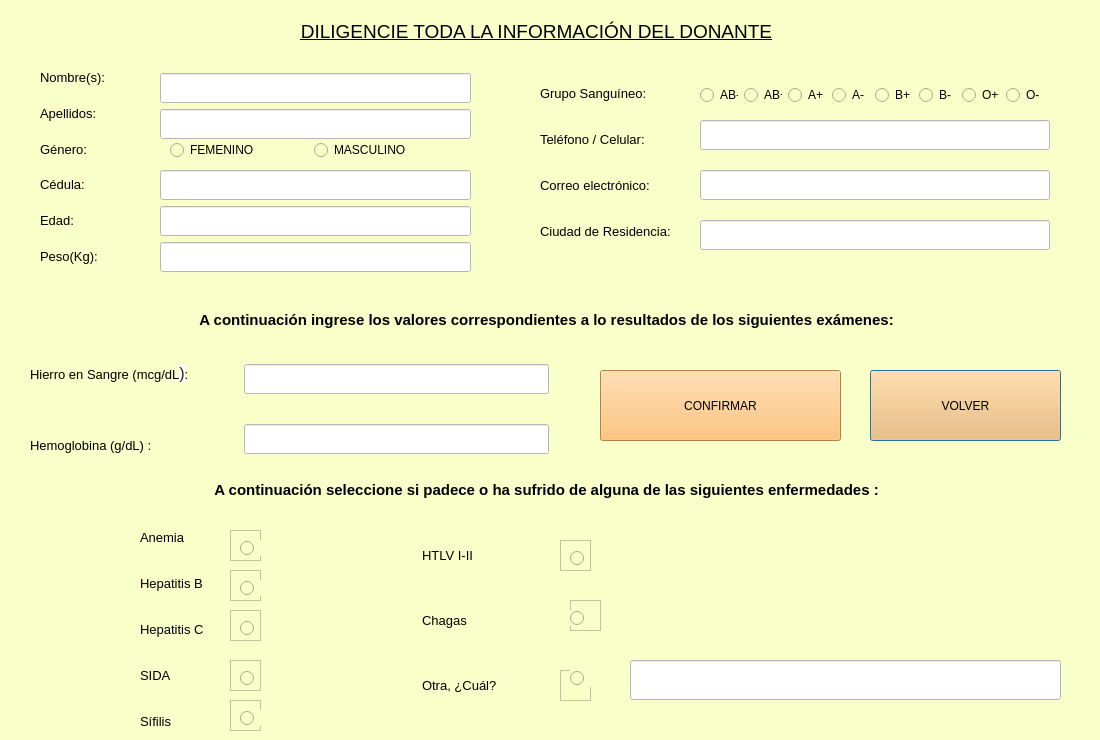
<?xml version="1.0" encoding="UTF-8"?>
<ui version="4.0">
 <class>Dialog</class>
 <widget class="QDialog" name="Dialog">
  <property name="geometry">
   <rect>
    <x>0</x>
    <y>0</y>
    <width>1100</width>
    <height>740</height>
   </rect>
  </property>
  <property name="minimumSize">
   <size>
    <width>1100</width>
    <height>740</height>
   </size>
  </property>
  <property name="maximumSize">
   <size>
    <width>1100</width>
    <height>740</height>
   </size>
  </property>
  <property name="windowTitle">
   <string>Dialog</string>
  </property>
  <property name="styleSheet">
   <string notr="true">background-color: rgb(248, 255, 201);</string>
  </property>
  <widget class="QLabel" name="label_22">
   <property name="geometry">
    <rect>
     <x>-10</x>
     <y>20</y>
     <width>1093</width>
     <height>23</height>
    </rect>
   </property>
   <property name="maximumSize">
    <size>
     <width>16777215</width>
     <height>50</height>
    </size>
   </property>
   <property name="text">
    <string>&lt;html&gt;&lt;head/&gt;&lt;body&gt;&lt;p align=&quot;center&quot;&gt;&lt;span style=&quot; font-size:14pt; text-decoration: underline;&quot;&gt;DILIGENCIE TODA LA INFORMACIÓN DEL DONANTE&lt;/span&gt;&lt;/p&gt;&lt;/body&gt;&lt;/html&gt;</string>
   </property>
  </widget>
  <widget class="QLabel" name="label_27">
   <property name="geometry">
    <rect>
     <x>40</x>
     <y>94</y>
     <width>200</width>
     <height>40</height>
    </rect>
   </property>
   <property name="minimumSize">
    <size>
     <width>200</width>
     <height>40</height>
    </size>
   </property>
   <property name="text">
    <string>&lt;html&gt;&lt;head/&gt;&lt;body&gt;&lt;p&gt;&lt;span style=&quot; font-size:10pt;&quot;&gt;Apellidos:&lt;/span&gt;&lt;/p&gt;&lt;/body&gt;&lt;/html&gt;</string>
   </property>
  </widget>
  <widget class="QLabel" name="label_3">
   <property name="geometry">
    <rect>
     <x>40</x>
     <y>201</y>
     <width>200</width>
     <height>40</height>
    </rect>
   </property>
   <property name="minimumSize">
    <size>
     <width>200</width>
     <height>40</height>
    </size>
   </property>
   <property name="text">
    <string>&lt;html&gt;&lt;head/&gt;&lt;body&gt;&lt;p&gt;&lt;span style=&quot; font-size:10pt;&quot;&gt;Edad:&lt;/span&gt;&lt;/p&gt;&lt;/body&gt;&lt;/html&gt;</string>
   </property>
  </widget>
  <widget class="QLabel" name="label">
   <property name="geometry">
    <rect>
     <x>40</x>
     <y>165</y>
     <width>200</width>
     <height>40</height>
    </rect>
   </property>
   <property name="minimumSize">
    <size>
     <width>200</width>
     <height>40</height>
    </size>
   </property>
   <property name="text">
    <string>&lt;html&gt;&lt;head/&gt;&lt;body&gt;&lt;p&gt;&lt;span style=&quot; font-size:10pt;&quot;&gt;Cédula:&lt;/span&gt;&lt;/p&gt;&lt;/body&gt;&lt;/html&gt;</string>
   </property>
  </widget>
  <widget class="QLabel" name="label_2">
   <property name="geometry">
    <rect>
     <x>40</x>
     <y>58</y>
     <width>200</width>
     <height>40</height>
    </rect>
   </property>
   <property name="minimumSize">
    <size>
     <width>200</width>
     <height>40</height>
    </size>
   </property>
   <property name="text">
    <string>&lt;html&gt;&lt;head/&gt;&lt;body&gt;&lt;p&gt;&lt;span style=&quot; font-size:10pt;&quot;&gt;Nombre(s):&lt;/span&gt;&lt;/p&gt;&lt;/body&gt;&lt;/html&gt;</string>
   </property>
  </widget>
  <widget class="QLabel" name="label_8">
   <property name="geometry">
    <rect>
     <x>40</x>
     <y>237</y>
     <width>200</width>
     <height>40</height>
    </rect>
   </property>
   <property name="minimumSize">
    <size>
     <width>200</width>
     <height>40</height>
    </size>
   </property>
   <property name="text">
    <string>&lt;html&gt;&lt;head/&gt;&lt;body&gt;&lt;p&gt;&lt;span style=&quot; font-size:10pt;&quot;&gt;Peso(Kg):&lt;/span&gt;&lt;/p&gt;&lt;/body&gt;&lt;/html&gt;</string>
   </property>
  </widget>
  <widget class="QLabel" name="label_6">
   <property name="geometry">
    <rect>
     <x>40</x>
     <y>130</y>
     <width>200</width>
     <height>40</height>
    </rect>
   </property>
   <property name="minimumSize">
    <size>
     <width>200</width>
     <height>40</height>
    </size>
   </property>
   <property name="text">
    <string>&lt;html&gt;&lt;head/&gt;&lt;body&gt;&lt;p&gt;&lt;span style=&quot; font-size:10pt;&quot;&gt;Género:&lt;/span&gt;&lt;/p&gt;&lt;/body&gt;&lt;/html&gt;</string>
   </property>
  </widget>
  <widget class="QLineEdit" name="lineEdit_Peso">
   <property name="geometry">
    <rect>
     <x>160</x>
     <y>242</y>
     <width>311</width>
     <height>30</height>
    </rect>
   </property>
   <property name="minimumSize">
    <size>
     <width>0</width>
     <height>30</height>
    </size>
   </property>
   <property name="styleSheet">
    <string notr="true">background-color: rgb(255, 255, 255);</string>
   </property>
  </widget>
  <widget class="QLineEdit" name="lineEdit_Apellidos">
   <property name="geometry">
    <rect>
     <x>160</x>
     <y>109</y>
     <width>311</width>
     <height>30</height>
    </rect>
   </property>
   <property name="minimumSize">
    <size>
     <width>270</width>
     <height>30</height>
    </size>
   </property>
   <property name="styleSheet">
    <string notr="true">background-color: rgb(255, 255, 255);</string>
   </property>
  </widget>
  <widget class="QLineEdit" name="lineEdit_Nombres">
   <property name="geometry">
    <rect>
     <x>160</x>
     <y>73</y>
     <width>311</width>
     <height>30</height>
    </rect>
   </property>
   <property name="minimumSize">
    <size>
     <width>0</width>
     <height>30</height>
    </size>
   </property>
   <property name="styleSheet">
    <string notr="true">background-color: rgb(255, 255, 255);</string>
   </property>
  </widget>
  <widget class="QLineEdit" name="lineEdit_Edad">
   <property name="geometry">
    <rect>
     <x>160</x>
     <y>206</y>
     <width>311</width>
     <height>30</height>
    </rect>
   </property>
   <property name="minimumSize">
    <size>
     <width>0</width>
     <height>30</height>
    </size>
   </property>
   <property name="styleSheet">
    <string notr="true">background-color: rgb(255, 255, 255);</string>
   </property>
  </widget>
  <widget class="QLineEdit" name="lineEdit_Cedula">
   <property name="geometry">
    <rect>
     <x>160</x>
     <y>170</y>
     <width>311</width>
     <height>30</height>
    </rect>
   </property>
   <property name="minimumSize">
    <size>
     <width>0</width>
     <height>30</height>
    </size>
   </property>
   <property name="styleSheet">
    <string notr="true">background-color: rgb(255, 255, 255);</string>
   </property>
  </widget>
  <widget class="QLabel" name="label_7">
   <property name="geometry">
    <rect>
     <x>540</x>
     <y>212</y>
     <width>206</width>
     <height>40</height>
    </rect>
   </property>
   <property name="minimumSize">
    <size>
     <width>100</width>
     <height>40</height>
    </size>
   </property>
   <property name="text">
    <string>&lt;html&gt;&lt;head/&gt;&lt;body&gt;&lt;p&gt;&lt;span style=&quot; font-size:10pt;&quot;&gt;Ciudad de Residencia:&lt;/span&gt;&lt;/p&gt;&lt;/body&gt;&lt;/html&gt;</string>
   </property>
  </widget>
  <widget class="QLabel" name="label_5">
   <property name="geometry">
    <rect>
     <x>540</x>
     <y>166</y>
     <width>206</width>
     <height>40</height>
    </rect>
   </property>
   <property name="minimumSize">
    <size>
     <width>100</width>
     <height>40</height>
    </size>
   </property>
   <property name="text">
    <string>&lt;html&gt;&lt;head/&gt;&lt;body&gt;&lt;p&gt;&lt;span style=&quot; font-size:10pt;&quot;&gt;Correo electrónico:&lt;/span&gt;&lt;/p&gt;&lt;/body&gt;&lt;/html&gt;</string>
   </property>
  </widget>
  <widget class="QLabel" name="label_9">
   <property name="geometry">
    <rect>
     <x>540</x>
     <y>74</y>
     <width>206</width>
     <height>40</height>
    </rect>
   </property>
   <property name="minimumSize">
    <size>
     <width>100</width>
     <height>40</height>
    </size>
   </property>
   <property name="text">
    <string>&lt;html&gt;&lt;head/&gt;&lt;body&gt;&lt;p&gt;&lt;span style=&quot; font-size:10pt;&quot;&gt;Grupo Sanguíneo:&lt;/span&gt;&lt;/p&gt;&lt;/body&gt;&lt;/html&gt;</string>
   </property>
  </widget>
  <widget class="QLabel" name="label_4">
   <property name="geometry">
    <rect>
     <x>540</x>
     <y>120</y>
     <width>206</width>
     <height>40</height>
    </rect>
   </property>
   <property name="minimumSize">
    <size>
     <width>100</width>
     <height>40</height>
    </size>
   </property>
   <property name="text">
    <string>&lt;html&gt;&lt;head/&gt;&lt;body&gt;&lt;p&gt;&lt;span style=&quot; font-size:10pt;&quot;&gt;Teléfono / Celular:&lt;/span&gt;&lt;/p&gt;&lt;/body&gt;&lt;/html&gt;</string>
   </property>
  </widget>
  <widget class="QWidget" name="horizontalLayoutWidget">
   <property name="geometry">
    <rect>
     <x>700</x>
     <y>80</y>
     <width>344</width>
     <height>31</height>
    </rect>
   </property>
   <layout class="QHBoxLayout" name="horizontalLayout">
    <item>
     <widget class="QRadioButton" name="radioButton_ABNeg">
      <property name="text">
       <string>AB-</string>
      </property>
     </widget>
    </item>
    <item>
     <widget class="QRadioButton" name="radioButton_ABPos">
      <property name="text">
       <string>AB+</string>
      </property>
     </widget>
    </item>
    <item>
     <widget class="QRadioButton" name="radioButton_APos">
      <property name="text">
       <string>A+</string>
      </property>
     </widget>
    </item>
    <item>
     <widget class="QRadioButton" name="radioButton_ANeg">
      <property name="text">
       <string>A-</string>
      </property>
     </widget>
    </item>
    <item>
     <widget class="QRadioButton" name="radioButton_BPos">
      <property name="text">
       <string>B+</string>
      </property>
     </widget>
    </item>
    <item>
     <widget class="QRadioButton" name="radioButton_BNeg">
      <property name="text">
       <string>B-</string>
      </property>
     </widget>
    </item>
    <item>
     <widget class="QRadioButton" name="radioButton_OPos">
      <property name="text">
       <string>O+</string>
      </property>
     </widget>
    </item>
    <item>
     <widget class="QRadioButton" name="radioButton_ONeg">
      <property name="text">
       <string>O-</string>
      </property>
     </widget>
    </item>
   </layout>
  </widget>
  <widget class="QLineEdit" name="lineEdit_Ciudad">
   <property name="geometry">
    <rect>
     <x>700</x>
     <y>220</y>
     <width>350</width>
     <height>30</height>
    </rect>
   </property>
   <property name="minimumSize">
    <size>
     <width>0</width>
     <height>30</height>
    </size>
   </property>
   <property name="styleSheet">
    <string notr="true">background-color: rgb(255, 255, 255);</string>
   </property>
  </widget>
  <widget class="QLineEdit" name="lineEdit_Tel">
   <property name="geometry">
    <rect>
     <x>700</x>
     <y>120</y>
     <width>350</width>
     <height>30</height>
    </rect>
   </property>
   <property name="minimumSize">
    <size>
     <width>0</width>
     <height>30</height>
    </size>
   </property>
   <property name="styleSheet">
    <string notr="true">background-color: rgb(255, 255, 255);</string>
   </property>
  </widget>
  <widget class="QLineEdit" name="lineEdit_Correo">
   <property name="geometry">
    <rect>
     <x>700</x>
     <y>170</y>
     <width>350</width>
     <height>30</height>
    </rect>
   </property>
   <property name="minimumSize">
    <size>
     <width>0</width>
     <height>30</height>
    </size>
   </property>
   <property name="styleSheet">
    <string notr="true">background-color: rgb(255, 255, 255);</string>
   </property>
  </widget>
  <widget class="QLabel" name="label_10">
   <property name="geometry">
    <rect>
     <x>0</x>
     <y>290</y>
     <width>1093</width>
     <height>60</height>
    </rect>
   </property>
   <property name="minimumSize">
    <size>
     <width>500</width>
     <height>40</height>
    </size>
   </property>
   <property name="maximumSize">
    <size>
     <width>16777215</width>
     <height>60</height>
    </size>
   </property>
   <property name="text">
    <string>&lt;html&gt;&lt;head/&gt;&lt;body&gt;&lt;p align=&quot;center&quot;&gt;&lt;span style=&quot; font-size:11pt; font-weight:600;&quot;&gt;A continuación ingrese los valores correspondientes a lo resultados de los siguientes exámenes:&lt;/span&gt;&lt;/p&gt;&lt;/body&gt;&lt;/html&gt;</string>
   </property>
  </widget>
  <widget class="QLineEdit" name="lineEdit_Hemoglob">
   <property name="geometry">
    <rect>
     <x>244</x>
     <y>424</y>
     <width>305</width>
     <height>30</height>
    </rect>
   </property>
   <property name="minimumSize">
    <size>
     <width>0</width>
     <height>30</height>
    </size>
   </property>
   <property name="styleSheet">
    <string notr="true">background-color: rgb(255, 255, 255);</string>
   </property>
  </widget>
  <widget class="QLabel" name="label_13">
   <property name="geometry">
    <rect>
     <x>30</x>
     <y>413</y>
     <width>200</width>
     <height>66</height>
    </rect>
   </property>
   <property name="minimumSize">
    <size>
     <width>200</width>
     <height>40</height>
    </size>
   </property>
   <property name="text">
    <string>&lt;html&gt;&lt;head/&gt;&lt;body&gt;&lt;p&gt;&lt;span style=&quot; font-size:10pt;&quot;&gt;Hemoglobina (g/dL) : &lt;/span&gt;&lt;/p&gt;&lt;/body&gt;&lt;/html&gt;</string>
   </property>
  </widget>
  <widget class="QLineEdit" name="lineEdit_HierroS">
   <property name="geometry">
    <rect>
     <x>244</x>
     <y>364</y>
     <width>305</width>
     <height>30</height>
    </rect>
   </property>
   <property name="minimumSize">
    <size>
     <width>0</width>
     <height>30</height>
    </size>
   </property>
   <property name="styleSheet">
    <string notr="true">background-color: rgb(255, 255, 255);</string>
   </property>
  </widget>
  <widget class="QLabel" name="label_11">
   <property name="geometry">
    <rect>
     <x>30</x>
     <y>340</y>
     <width>200</width>
     <height>67</height>
    </rect>
   </property>
   <property name="minimumSize">
    <size>
     <width>200</width>
     <height>40</height>
    </size>
   </property>
   <property name="text">
    <string>&lt;html&gt;&lt;head/&gt;&lt;body&gt;&lt;p&gt;&lt;span style=&quot; font-size:10pt;&quot;&gt;Hierro en Sangre (mcg/dL&lt;/span&gt;&lt;span style=&quot; font-family:'arial,sans-serif'; font-size:16px; color:#202124; background-color:#ffffff;&quot;&gt;)&lt;/span&gt;&lt;span style=&quot; font-size:10pt;&quot;&gt;: &lt;/span&gt;&lt;/p&gt;&lt;/body&gt;&lt;/html&gt;</string>
   </property>
  </widget>
  <widget class="QPushButton" name="Boton_Volver">
   <property name="geometry">
    <rect>
     <x>870</x>
     <y>370</y>
     <width>191</width>
     <height>71</height>
    </rect>
   </property>
   <property name="styleSheet">
    <string notr="true">background-color: rgb(255, 181, 90);</string>
   </property>
   <property name="text">
    <string>VOLVER</string>
   </property>
  </widget>
  <widget class="QPushButton" name="Boton_Confirmar">
   <property name="geometry">
    <rect>
     <x>600</x>
     <y>370</y>
     <width>241</width>
     <height>71</height>
    </rect>
   </property>
   <property name="styleSheet">
    <string notr="true">background-color: rgb(255, 181, 90);</string>
   </property>
   <property name="text">
    <string>CONFIRMAR</string>
   </property>
  </widget>
  <widget class="QLabel" name="label_15">
   <property name="geometry">
    <rect>
     <x>140</x>
     <y>702</y>
     <width>200</width>
     <height>40</height>
    </rect>
   </property>
   <property name="minimumSize">
    <size>
     <width>200</width>
     <height>40</height>
    </size>
   </property>
   <property name="text">
    <string>&lt;html&gt;&lt;head/&gt;&lt;body&gt;&lt;p&gt;&lt;span style=&quot; font-size:10pt;&quot;&gt;Sífilis&lt;/span&gt;&lt;/p&gt;&lt;/body&gt;&lt;/html&gt;</string>
   </property>
  </widget>
  <widget class="QLabel" name="label_16">
   <property name="geometry">
    <rect>
     <x>140</x>
     <y>564</y>
     <width>200</width>
     <height>40</height>
    </rect>
   </property>
   <property name="minimumSize">
    <size>
     <width>200</width>
     <height>40</height>
    </size>
   </property>
   <property name="text">
    <string>&lt;html&gt;&lt;head/&gt;&lt;body&gt;&lt;p&gt;&lt;span style=&quot; font-size:10pt;&quot;&gt;Hepatitis B&lt;/span&gt;&lt;/p&gt;&lt;/body&gt;&lt;/html&gt;</string>
   </property>
  </widget>
  <widget class="QLabel" name="label_18">
   <property name="geometry">
    <rect>
     <x>140</x>
     <y>656</y>
     <width>200</width>
     <height>40</height>
    </rect>
   </property>
   <property name="minimumSize">
    <size>
     <width>200</width>
     <height>40</height>
    </size>
   </property>
   <property name="text">
    <string>&lt;html&gt;&lt;head/&gt;&lt;body&gt;&lt;p&gt;&lt;span style=&quot; font-size:10pt;&quot;&gt;SIDA&lt;/span&gt;&lt;/p&gt;&lt;/body&gt;&lt;/html&gt;</string>
   </property>
  </widget>
  <widget class="QLabel" name="label_12">
   <property name="geometry">
    <rect>
     <x>140</x>
     <y>518</y>
     <width>200</width>
     <height>40</height>
    </rect>
   </property>
   <property name="minimumSize">
    <size>
     <width>200</width>
     <height>40</height>
    </size>
   </property>
   <property name="text">
    <string>&lt;html&gt;&lt;head/&gt;&lt;body&gt;&lt;p&gt;&lt;span style=&quot; font-size:10pt;&quot;&gt;Anemia&lt;/span&gt;&lt;/p&gt;&lt;/body&gt;&lt;/html&gt;</string>
   </property>
  </widget>
  <widget class="QLabel" name="label_17">
   <property name="geometry">
    <rect>
     <x>140</x>
     <y>610</y>
     <width>200</width>
     <height>40</height>
    </rect>
   </property>
   <property name="minimumSize">
    <size>
     <width>200</width>
     <height>40</height>
    </size>
   </property>
   <property name="text">
    <string>&lt;html&gt;&lt;head/&gt;&lt;body&gt;&lt;p&gt;&lt;span style=&quot; font-size:10pt;&quot;&gt;Hepatitis C&lt;/span&gt;&lt;/p&gt;&lt;/body&gt;&lt;/html&gt;</string>
   </property>
  </widget>
  <widget class="QLabel" name="label_14">
   <property name="geometry">
    <rect>
     <x>0</x>
     <y>470</y>
     <width>1093</width>
     <height>41</height>
    </rect>
   </property>
   <property name="minimumSize">
    <size>
     <width>500</width>
     <height>40</height>
    </size>
   </property>
   <property name="maximumSize">
    <size>
     <width>16777215</width>
     <height>60</height>
    </size>
   </property>
   <property name="text">
    <string>&lt;html&gt;&lt;head/&gt;&lt;body&gt;&lt;p align=&quot;center&quot;&gt;&lt;span style=&quot; font-size:11pt; font-weight:600;&quot;&gt;A continuación seleccione si padece o ha sufrido de alguna de las siguientes enfermedades :&lt;/span&gt;&lt;/p&gt;&lt;/body&gt;&lt;/html&gt;</string>
   </property>
  </widget>
  <widget class="QLineEdit" name="lineEdit_Otras_Enf">
   <property name="geometry">
    <rect>
     <x>630</x>
     <y>660</y>
     <width>431</width>
     <height>40</height>
    </rect>
   </property>
   <property name="minimumSize">
    <size>
     <width>0</width>
     <height>40</height>
    </size>
   </property>
   <property name="styleSheet">
    <string notr="true">background-color: rgb(255, 255, 255);</string>
   </property>
  </widget>
  <widget class="QLabel" name="label_20">
   <property name="geometry">
    <rect>
     <x>422</x>
     <y>591</y>
     <width>200</width>
     <height>59</height>
    </rect>
   </property>
   <property name="minimumSize">
    <size>
     <width>200</width>
     <height>40</height>
    </size>
   </property>
   <property name="text">
    <string>&lt;html&gt;&lt;head/&gt;&lt;body&gt;&lt;p&gt;&lt;span style=&quot; font-size:10pt;&quot;&gt;Chagas&lt;/span&gt;&lt;/p&gt;&lt;/body&gt;&lt;/html&gt;</string>
   </property>
  </widget>
  <widget class="QLabel" name="label_19">
   <property name="geometry">
    <rect>
     <x>422</x>
     <y>526</y>
     <width>200</width>
     <height>59</height>
    </rect>
   </property>
   <property name="minimumSize">
    <size>
     <width>200</width>
     <height>40</height>
    </size>
   </property>
   <property name="text">
    <string>&lt;html&gt;&lt;head/&gt;&lt;body&gt;&lt;p&gt;&lt;span style=&quot; font-size:10pt;&quot;&gt;HTLV I-II&lt;/span&gt;&lt;/p&gt;&lt;/body&gt;&lt;/html&gt;</string>
   </property>
  </widget>
  <widget class="QLabel" name="label_21">
   <property name="geometry">
    <rect>
     <x>422</x>
     <y>656</y>
     <width>200</width>
     <height>59</height>
    </rect>
   </property>
   <property name="minimumSize">
    <size>
     <width>200</width>
     <height>40</height>
    </size>
   </property>
   <property name="text">
    <string>&lt;html&gt;&lt;head/&gt;&lt;body&gt;&lt;p&gt;&lt;span style=&quot; font-size:10pt;&quot;&gt;Otra, ¿Cuál?&lt;/span&gt;&lt;/p&gt;&lt;/body&gt;&lt;/html&gt;</string>
   </property>
  </widget>
  <widget class="QWidget" name="horizontalLayoutWidget_2">
   <property name="geometry">
    <rect>
     <x>170</x>
     <y>140</y>
     <width>281</width>
     <height>21</height>
    </rect>
   </property>
   <layout class="QHBoxLayout" name="horizontalLayout_2">
    <item>
     <widget class="QRadioButton" name="radioButton_Femenino">
      <property name="text">
       <string>FEMENINO</string>
      </property>
     </widget>
    </item>
    <item>
     <widget class="QRadioButton" name="radioButton_Masculino">
      <property name="text">
       <string>MASCULINO</string>
      </property>
     </widget>
    </item>
   </layout>
  </widget>
  <widget class="QFrame" name="frame">
   <property name="geometry">
    <rect>
     <x>230</x>
     <y>530</y>
     <width>31</width>
     <height>31</height>
    </rect>
   </property>
   <property name="frameShape">
    <enum>QFrame::StyledPanel</enum>
   </property>
   <property name="frameShadow">
    <enum>QFrame::Raised</enum>
   </property>
   <widget class="QRadioButton" name="radioButton_Anemia">
    <property name="geometry">
     <rect>
      <x>10</x>
      <y>10</y>
      <width>21</width>
      <height>16</height>
     </rect>
    </property>
    <property name="text">
     <string/>
    </property>
   </widget>
  </widget>
  <widget class="QFrame" name="frame_2">
   <property name="geometry">
    <rect>
     <x>230</x>
     <y>570</y>
     <width>31</width>
     <height>31</height>
    </rect>
   </property>
   <property name="frameShape">
    <enum>QFrame::StyledPanel</enum>
   </property>
   <property name="frameShadow">
    <enum>QFrame::Raised</enum>
   </property>
   <widget class="QRadioButton" name="radioButton_Hepat_B">
    <property name="geometry">
     <rect>
      <x>10</x>
      <y>10</y>
      <width>21</width>
      <height>16</height>
     </rect>
    </property>
    <property name="text">
     <string/>
    </property>
   </widget>
  </widget>
  <widget class="QFrame" name="frame_3">
   <property name="geometry">
    <rect>
     <x>230</x>
     <y>610</y>
     <width>31</width>
     <height>31</height>
    </rect>
   </property>
   <property name="frameShape">
    <enum>QFrame::StyledPanel</enum>
   </property>
   <property name="frameShadow">
    <enum>QFrame::Raised</enum>
   </property>
   <widget class="QRadioButton" name="radioButton_Hepat_C">
    <property name="geometry">
     <rect>
      <x>10</x>
      <y>10</y>
      <width>16</width>
      <height>16</height>
     </rect>
    </property>
    <property name="text">
     <string/>
    </property>
   </widget>
  </widget>
  <widget class="QFrame" name="frame_4">
   <property name="geometry">
    <rect>
     <x>230</x>
     <y>660</y>
     <width>31</width>
     <height>31</height>
    </rect>
   </property>
   <property name="frameShape">
    <enum>QFrame::StyledPanel</enum>
   </property>
   <property name="frameShadow">
    <enum>QFrame::Raised</enum>
   </property>
   <widget class="QRadioButton" name="radioButton_SIDA">
    <property name="geometry">
     <rect>
      <x>10</x>
      <y>10</y>
      <width>16</width>
      <height>16</height>
     </rect>
    </property>
    <property name="maximumSize">
     <size>
      <width>100</width>
      <height>16777215</height>
     </size>
    </property>
    <property name="text">
     <string/>
    </property>
   </widget>
  </widget>
  <widget class="QFrame" name="frame_5">
   <property name="geometry">
    <rect>
     <x>230</x>
     <y>700</y>
     <width>31</width>
     <height>31</height>
    </rect>
   </property>
   <property name="frameShape">
    <enum>QFrame::StyledPanel</enum>
   </property>
   <property name="frameShadow">
    <enum>QFrame::Raised</enum>
   </property>
   <widget class="QRadioButton" name="radioButton_Sifilis">
    <property name="geometry">
     <rect>
      <x>10</x>
      <y>10</y>
      <width>21</width>
      <height>16</height>
     </rect>
    </property>
    <property name="text">
     <string/>
    </property>
   </widget>
  </widget>
  <widget class="QFrame" name="frame_6">
   <property name="geometry">
    <rect>
     <x>560</x>
     <y>540</y>
     <width>31</width>
     <height>31</height>
    </rect>
   </property>
   <property name="frameShape">
    <enum>QFrame::StyledPanel</enum>
   </property>
   <property name="frameShadow">
    <enum>QFrame::Raised</enum>
   </property>
   <widget class="QRadioButton" name="radioButton_HTLV">
    <property name="geometry">
     <rect>
      <x>10</x>
      <y>10</y>
      <width>16</width>
      <height>16</height>
     </rect>
    </property>
    <property name="text">
     <string/>
    </property>
   </widget>
  </widget>
  <widget class="QFrame" name="frame_7">
   <property name="geometry">
    <rect>
     <x>570</x>
     <y>600</y>
     <width>31</width>
     <height>31</height>
    </rect>
   </property>
   <property name="frameShape">
    <enum>QFrame::StyledPanel</enum>
   </property>
   <property name="frameShadow">
    <enum>QFrame::Raised</enum>
   </property>
   <widget class="QRadioButton" name="radioButton_Chagas">
    <property name="geometry">
     <rect>
      <x>0</x>
      <y>10</y>
      <width>21</width>
      <height>16</height>
     </rect>
    </property>
    <property name="text">
     <string/>
    </property>
   </widget>
  </widget>
  <widget class="QFrame" name="frame_8">
   <property name="geometry">
    <rect>
     <x>560</x>
     <y>670</y>
     <width>31</width>
     <height>31</height>
    </rect>
   </property>
   <property name="frameShape">
    <enum>QFrame::StyledPanel</enum>
   </property>
   <property name="frameShadow">
    <enum>QFrame::Raised</enum>
   </property>
   <widget class="QRadioButton" name="radioButton_Otras_Enf">
    <property name="geometry">
     <rect>
      <x>10</x>
      <y>0</y>
      <width>21</width>
      <height>17</height>
     </rect>
    </property>
    <property name="text">
     <string/>
    </property>
   </widget>
  </widget>
 </widget>
 <resources/>
 <connections/>
</ui>
